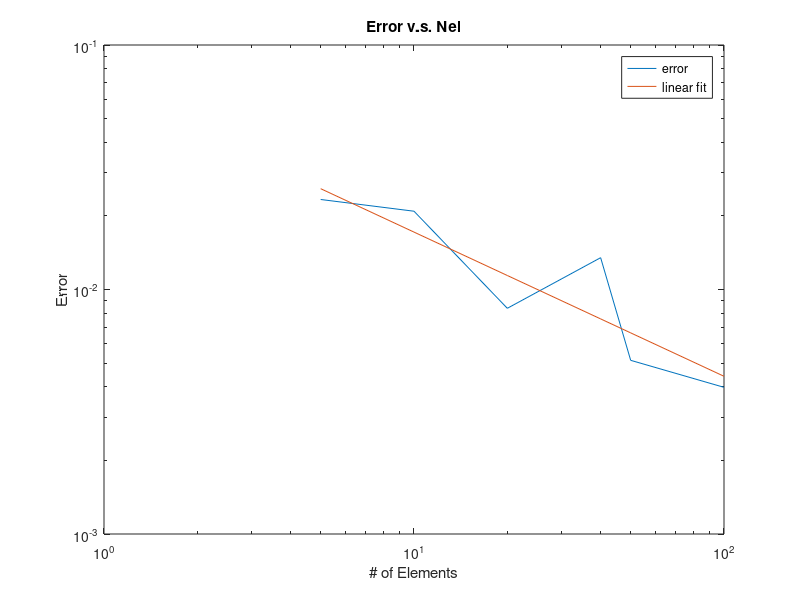

Reproduce this figure in MATLAB.
load a.mat;

err = [];

N = 5;
step = 200 / N;
idx = 1 : step : 201;
c_bar = c200(idx);
err = [err norm(c5 - c_bar, 1) / 6];

N = 10;
step = 200 / N;
idx = 1 : step : 201;
c_bar = c200(idx);
err = [err norm(c10 - c_bar, 1) / 11];

N = 20;
step = 200 / N;
idx = 1 : step : 201;
c_bar = c200(idx);
err = [err norm(c20 - c_bar, 1) / 21];

N = 40;
step = 200 / N;
idx = 1 : step : 201;
c_bar = c200(idx);
err = [err norm(c40 - c_bar, 1) / 41];

N = 50;
step = 200 / N;
idx = 1 : step : 201;
c_bar = c200(idx);
err = [err norm(c50 - c_bar, 1) / 51];

N = 100;
step = 200 / N;
idx = 1 : step : 201;
c_bar = c200(idx);
err = [err norm(c100 - c_bar, 1) / 101];

n = [5, 10, 20, 40, 50, 100];
loglog(n, err); hold on;

P = polyfit(log(n), log(err), 1);
fit_err = P(1) * log(n) + P(2);
loglog(n, exp(fit_err)); hold off;

title('Error v.s. Nel')
xlabel('# of Elements')
ylabel('Error')
legend('error', 'linear fit')
